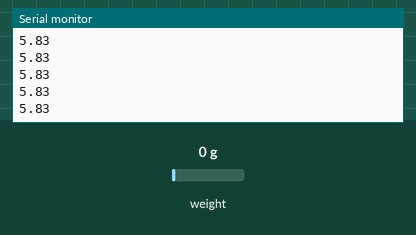
Bench run of a sketch on a simulated Arduino Uno, built with avr-gcc and run on an emulated ATmega328P. Shown: the last lines printed to the serial monitor. Inputs (shaded band) come from the test bench; at power-on: weight on the scale 0 g.

Above: at 1.2 s.
1.3 s: weight on the scale set to 100 g
At 1.46 s:
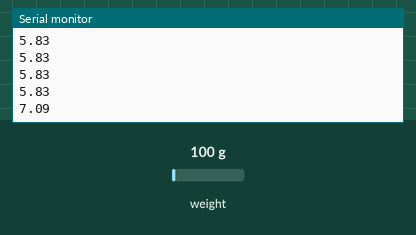
2.8 s: weight on the scale set to 1250 g
At 2.86 s:
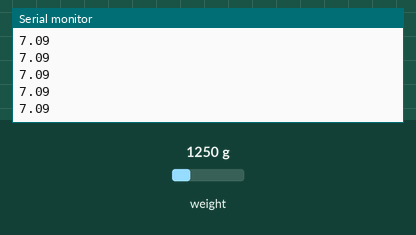
Timing chart, 0 to 5.8 s (numbered marks = the images above; inputs shaded):
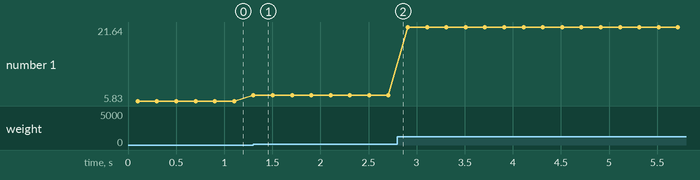

Measured:
- after the input at 1.3 s, the serial monitor: prints a new line at once (image 1)
- plotted number 1: 5.83 → 7.09 after the input at 1.3 s, 7.09 → 21.64 after the input at 2.8 s

The sketch:

compliance.ino
```cpp
#include "HX711.h"

const byte dt = 2;
const byte sck = 3;

HX711 scale;

long raw;
float airPressure;
const float mmHgPerCount = 3.011542e-5;  // m
const float offsetPressure = 5.8301;  // b

float calcPressure(long inputCounts) {
    return (mmHgPerCount * inputCounts) + offsetPressure;
}

void setup() {
    Serial.begin(115200);

    scale.begin(dt, sck);
    scale.set_gain(64);
}

void loop() {
    raw = scale.read();
    airPressure = calcPressure(raw);
    Serial.println(airPressure);
    delay(100);
}
```
